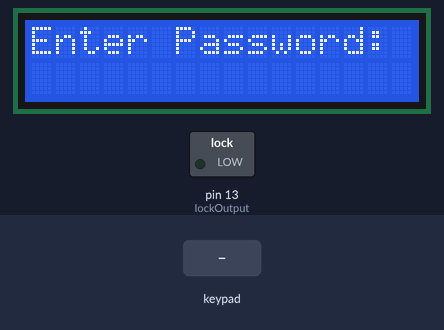
Simulated run of this sketch. Board: Arduino Uno, built with avr-gcc and run on an emulated ATmega328P. On the bench: 16×2 character LCD, switched loads named in the sketch (green lamp = pin HIGH). The test bench sets the inputs (shaded band). The local clock reads 2024-03-15 10:24:30 at power-on unless the sketch sets it; what the sketch prints to the serial monitor is not drawn.

Above: at 1.2 s.
1.3 s: keypad keys 1 2 3 A 4 5 6 pressed 0.4 s apart
At 5.0 s:
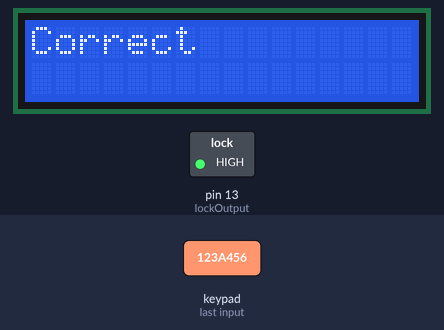
5.6 s: keypad keys 1 3 9 7 2 2 2 # pressed 0.4 s apart
At 10.9 s:
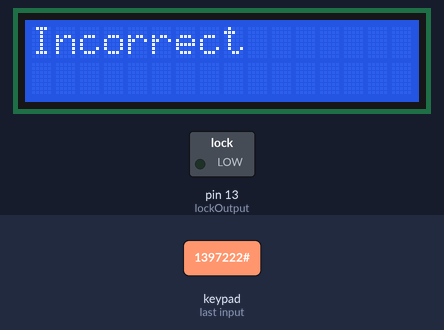
11.8 s: key 'A' pressed
At 12.3 s:
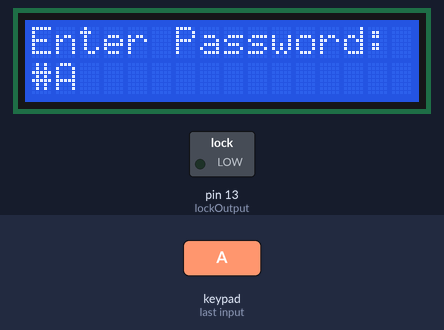
13.5 s: key 'B' pressed
At 13.9 s:
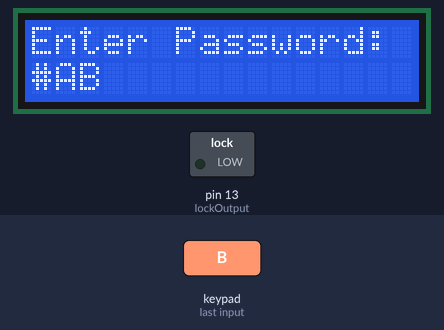
15.0 s: key 'C' pressed
At 15.8 s:
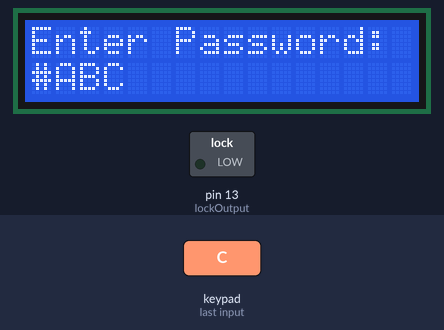
16.5 s: keypad keys 1 2 3 A 4 5 6 # pressed 0.4 s apart
At 20.5 s:
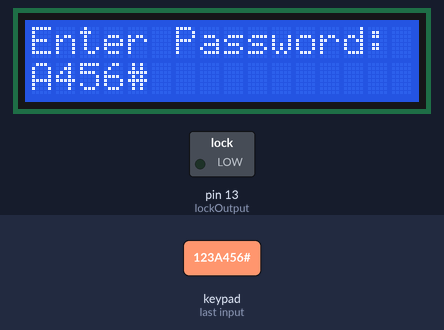
Timing chart, 0 to 22.0 s (numbered marks = the images above; inputs shaded):
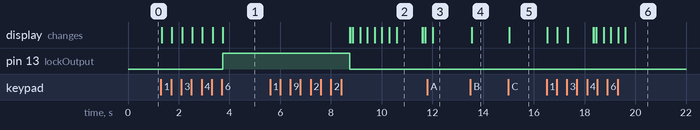

Measured:
- after the input at 1.3 s, pin 13 (lockOutput): LOW → HIGH after 2.4 s; the display: first changes at once (image 1 shows a later state)
- after the input at 11.8 s, the display: changes after 0.21 s (image 3)
- after the input at 13.5 s, the display: changes after 0.05 s (image 4)
- after the input at 15.0 s, the display: changes at once (image 5)
- after the input at 16.5 s, the display: first changes at once (image 6 shows a later state)
- what the display in image 2 shows lasts 1.0 s, from 10.6 s to 11.6 s

The sketch:

1_rtc.ino
```cpp
#include <virtuabotixRTC.h>
virtuabotixRTC myRTC(11, 12, 13);

#include <Wire.h>
#include <LiquidCrystal_I2C.h>

#include <Keypad.h>
#define Password_Length 8
// Character to hold password input
char Data[Password_Length];
// Password
char Master[Password_Length] = "123A456";

// Pin connected to lock relay input
int lockOutput = 13;

// Counter for character entries
byte data_count = 0;

// Character to hold key input
char customKey;

// Constants for row and column sizes
const byte ROWS = 4;
const byte COLS = 4;

// Array to represent keys on keypad
char hexaKeys[ROWS][COLS] = {
  {'1', '2', '3', 'A'},
  {'4', '5', '6', 'B'},
  {'7', '8', '9', 'C'},
  {'*', '0', '#', 'D'}
};

// Connections to Arduino
byte rowPins[ROWS] = {9, 8, 7, 6};
byte colPins[COLS] = {5, 4, 3, 2};

// Create keypad object
Keypad customKeypad = Keypad(makeKeymap(hexaKeys), rowPins, colPins, ROWS, COLS);

// Create LCD object
LiquidCrystal_I2C lcd(0x27, 16, 2);


void setup() {
  Serial.begin(9600);

 //lcd keypad
 // Setup LCD with backlight and initialize
  lcd.backlight();
  lcd.init();

  // Set lockOutput as an OUTPUT pin
  pinMode(lockOutput, OUTPUT);
}

void loop() {

  myRTC.updateTime();
  Serial.print("Current Date / Time: ");                                                                 //|
  Serial.print(myRTC.dayofmonth);                                                                        //|
  Serial.print("/");                                                                                     //|
  Serial.print(myRTC.month);                                                                             //|
  Serial.print("/");                                                                                     //|
  Serial.print(myRTC.year);                                                                              //|
  Serial.print("  ");                                                                                    //|
  Serial.print(myRTC.hours);                                                                             //|
  Serial.print(":");                                                                                     //|
  Serial.print(myRTC.minutes);                                                                           //|
  Serial.print(":");                                                                                     //|
  Serial.println(myRTC.seconds);


                                                                                                         //|
  int mm=myRTC.month;
  int dd= myRTC.dayofmonth;
  int hh= myRTC.hours;

  unsigned long mmddhh=long(mm)*10000+long(dd)*100+hh ;
  Serial.print("mmddhh");Serial.println(mmddhh);
//lcd keypad

 // Initialize LCD and print
  lcd.setCursor(0, 0);
  lcd.print("Enter Password:");

  // Look for keypress
  customKey = customKeypad.getKey();
  if (customKey) {
    // Enter keypress into array and increment counter
    Data[data_count] = customKey;
    lcd.setCursor(data_count, 1);
    lcd.print(Data[data_count]);
    data_count++;
  }

  // See if we have reached the password length
  if (data_count == Password_Length - 1) {
    lcd.clear();

    if (!strcmp(Data, Master)) {
      // Password is correct
      lcd.print("Correct");
      // Turn on relay for 5 seconds
      digitalWrite(lockOutput, HIGH);
      delay(5000);
      digitalWrite(lockOutput, LOW);
    }
    else {
      // Password is incorrect
      lcd.print("Incorrect");
      delay(1000);
    }

    // Clear data and LCD display
    lcd.clear();
    clearData();
  }
                                                                                         //|
}

void clearData() {
  // Go through array and clear data
  while (data_count != 0) {
    Data[data_count--] = 0;
  }
  return;
}
```
